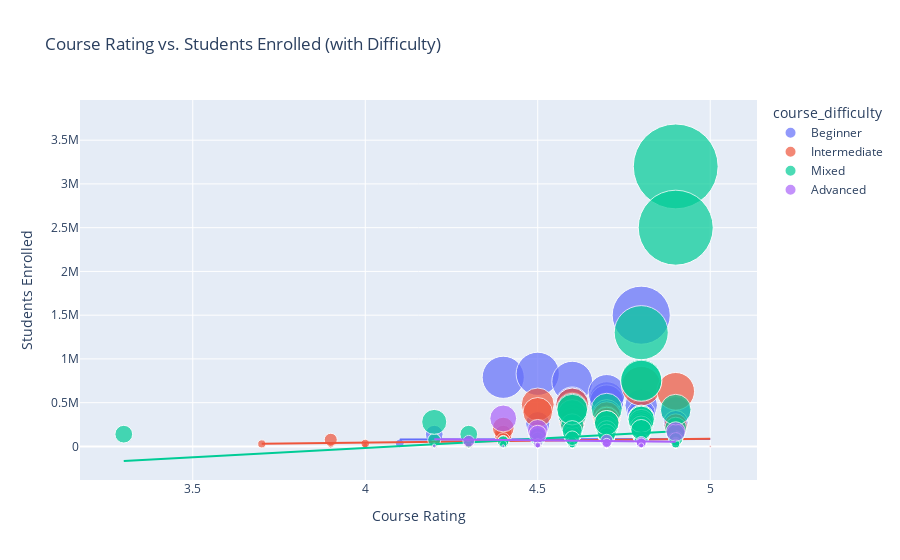

Notebook code cell kept with this figure:
### Markdown cell above
- The histogram for **course_students_enrolled** shows a right-skewed distribution, indicating that most courses have relatively fewer students, but some have a very large number of students.
- Course ratings: the histogram is skewed to the right, it indicates that most courses have higher ratings.

### Code cell
import plotly.express as px

# Create an interactive scatter plot with Plotly
fig = px.scatter(
    df,
    x="course_rating",
    y="course_students_enrolled",
    color="course_difficulty",
    size="course_students_enrolled",
    hover_data=["course_title"],
    title="Course Rating vs. Students Enrolled (with Difficulty)",
    labels={
        "course_rating": "Course Rating",
        "course_students_enrolled": "Students Enrolled",
    },
    size_max=60,
    trendline="ols",  # Adding an Ordinary Least Squares trendline
)

# Show the plot
fig.show()

### Figure 1 — Plotly figure (JSON) as saved in the notebook; plotly's stock layout.template omitted (floating-point values rounded to 4 significant figures; data arrays with more than 128 entries replaced by an {"elided": "..."} marker saying what was removed)
{"data": [{"customdata": {"elided": "487x1 str values"}, "hovertemplate": "course_difficulty=Beginner<br>Course Rating=%{x}<br>Students Enrolled=%{marker.size}<br>course_title=%{customdata[0]}<extra></extra>", "legendgroup": "Beginner", "marker": {"color": "#636efa", "size": {"elided": "487 int values"}, "sizemode": "area", "sizeref": 888.9, "symbol": "circle"}, "mode": "markers", "name": "Beginner", "orientation": "v", "showlegend": true, "x": {"elided": "487 float values"}, "xaxis": "x", "y": {"elided": "487 int values"}, "yaxis": "y", "type": "scatter"}, {"hovertemplate": "<b>OLS trendline</b><br>course_students_enrolled = 4859.59 * course_rating + 59227.7<br>R<sup>2</sup>=0.000029<br><br>course_difficulty=Beginner<br>Course Rating=%{x}<br>Students Enrolled=%{y} <b>(trend)</b><extra></extra>", "legendgroup": "Beginner", "marker": {"color": "#636efa", "symbol": "circle"}, "mode": "lines", "name": "Beginner", "showlegend": false, "x": {"elided": "487 float values"}, "xaxis": "x", "y": {"elided": "487 float values"}, "yaxis": "y", "type": "scatter"}, {"customdata": {"elided": "198x1 str values"}, "hovertemplate": "course_difficulty=Intermediate<br>Course Rating=%{x}<br>Students Enrolled=%{marker.size}<br>course_title=%{customdata[0]}<extra></extra>", "legendgroup": "Intermediate", "marker": {"color": "#EF553B", "size": {"elided": "198 int values"}, "sizemode": "area", "sizeref": 888.9, "symbol": "circle"}, "mode": "markers", "name": "Intermediate", "orientation": "v", "showlegend": true, "x": {"elided": "198 float values"}, "xaxis": "x", "y": {"elided": "198 int values"}, "yaxis": "y", "type": "scatter"}, {"hovertemplate": "<b>OLS trendline</b><br>course_students_enrolled = 44595.6 * course_rating + -133948<br>R<sup>2</sup>=0.006538<br><br>course_difficulty=Intermediate<br>Course Rating=%{x}<br>Students Enrolled=%{y} <b>(trend)</b><extra></extra>", "legendgroup": "Intermediate", "marker": {"color": "#EF553B", "symbol": "circle"}, "mode": "lines", "name": "Intermediate", "showlegend": false, "x": {"elided": "198 float values"}, "xaxis": "x", "y": {"elided": "198 float values"}, "yaxis": "y", "type": "scatter"}, {"customdata": {"elided": "187x1 str values"}, "hovertemplate": "course_difficulty=Mixed<br>Course Rating=%{x}<br>Students Enrolled=%{marker.size}<br>course_title=%{customdata[0]}<extra></extra>", "legendgroup": "Mixed", "marker": {"color": "#00cc96", "size": {"elided": "187 int values"}, "sizemode": "area", "sizeref": 888.9, "symbol": "circle"}, "mode": "markers", "name": "Mixed", "orientation": "v", "showlegend": true, "x": {"elided": "187 float values"}, "xaxis": "x", "y": {"elided": "187 int values"}, "yaxis": "y", "type": "scatter"}, {"hovertemplate": "<b>OLS trendline</b><br>course_students_enrolled = 213082 * course_rating + -869674<br>R<sup>2</sup>=0.013054<br><br>course_difficulty=Mixed<br>Course Rating=%{x}<br>Students Enrolled=%{y} <b>(trend)</b><extra></extra>", "legendgroup": "Mixed", "marker": {"color": "#00cc96", "symbol": "circle"}, "mode": "lines", "name": "Mixed", "showlegend": false, "x": {"elided": "187 float values"}, "xaxis": "x", "y": {"elided": "187 float values"}, "yaxis": "y", "type": "scatter"}, {"customdata": [["Advanced Data Science with IBM"], ["Advanced Machine Learning"], ["Advanced Machine Learning with TensorFlow on Google Cloud Platform"], ["Advanced Valuation and Strategy - M&A, Private Equity, and Venture Capital"], ["Antibiotic Stewardship"], ["Autodesk Certified Professional: AutoCAD for Design and Drafting Exam Prep"], ["Autodesk Certified Professional: Revit for Architectural Design Exam Prep"], ["Data Warehousing for Business Intelligence"], ["IBM AI Enterprise Workflow"], ["Introduction to Self-Driving Cars"], ["Learn English: Advanced Grammar and Punctuation"], ["Medical Neuroscience"], ["Optical Engineering"], ["Probabilistic Graphical Models 1: Representation"], ["Self-Driving Cars"], ["Site Reliability Engineering: Measuring and Managing Reliability"], ["Social and Economic Networks:  Models and Analysis"], ["Spacecraft Dynamics and Control"], ["Strategic Business Analytics"]], "hovertemplate": "course_difficulty=Advanced<br>Course Rating=%{x}<br>Students Enrolled=%{marker.size}<br>course_title=%{customdata[0]}<extra></extra>", "legendgroup": "Advanced", "marker": {"color": "#ab63fa", "size": [320000, 190000, 35000, 29000, 11000, 22000, 9700, 140000, 3500, 39000, 52000, 170000, 6200, 68000, 39000, 16000, 42000, 12000, 60000], "sizemode": "area", "sizeref": 888.9, "symbol": "circle"}, "mode": "markers", "name": "Advanced", "orientation": "v", "showlegend": true, "x": [4.4, 4.5, 4.5, 4.7, 4.5, 4.7, 4.7, 4.5, 4.4, 4.8, 4.8, 4.9, 4.2, 4.7, 4.7, 4.5, 4.8, 4.8, 4.3], "xaxis": "x", "y": [320000, 190000, 35000, 29000, 11000, 22000, 9700, 140000, 3500, 39000, 52000, 170000, 6200, 68000, 39000, 16000, 42000, 12000, 60000], "yaxis": "y", "type": "scatter"}, {"hovertemplate": "<b>OLS trendline</b><br>course_students_enrolled = -40602.9 * course_rating + 253321<br>R<sup>2</sup>=0.009203<br><br>course_difficulty=Advanced<br>Course Rating=%{x}<br>Students Enrolled=%{y} <b>(trend)</b><extra></extra>", "legendgroup": "Advanced", "marker": {"color": "#ab63fa", "symbol": "circle"}, "mode": "lines", "name": "Advanced", "showlegend": false, "x": [4.2, 4.3, 4.4, 4.4, 4.5, 4.5, 4.5, 4.5, 4.5, 4.7, 4.7, 4.7, 4.7, 4.7, 4.8, 4.8, 4.8, 4.8, 4.9], "xaxis": "x", "y": [82790.0, 78730.0, 74670.0, 74670.0, 70610.0, 70610.0, 70610.0, 70610.0, 70610.0, 62490.0, 62490.0, 62490.0, 62490.0, 62490.0, 58430.0, 58430.0, 58430.0, 58430.0, 54370.0], "yaxis": "y", "type": "scatter"}], "layout": {"xaxis": {"anchor": "y", "domain": [0, 1], "title": {"text": "Course Rating"}, "type": "linear", "range": [3.167, 5.161], "autorange": true}, "yaxis": {"anchor": "x", "domain": [0, 1], "title": {"text": "Students Enrolled"}, "type": "linear", "range": [-398900.0, 4249000.0], "autorange": true}, "legend": {"title": {"text": "course_difficulty"}, "tracegroupgap": 0, "itemsizing": "constant"}, "title": {"text": "Course Rating vs. Students Enrolled (with Difficulty)"}, "autosize": true}}
